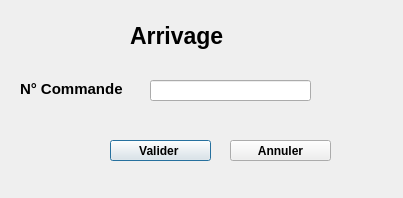
<?xml version="1.0" encoding="UTF-8"?>
<ui version="4.0">
 <class>Dialog</class>
 <widget class="QDialog" name="Dialog">
  <property name="geometry">
   <rect>
    <x>0</x>
    <y>0</y>
    <width>403</width>
    <height>198</height>
   </rect>
  </property>
  <property name="windowTitle">
   <string>Arrivage</string>
  </property>
  <widget class="QLabel" name="NumLa">
   <property name="geometry">
    <rect>
     <x>20</x>
     <y>80</y>
     <width>111</width>
     <height>16</height>
    </rect>
   </property>
   <property name="font">
    <font>
     <weight>75</weight>
     <bold>true</bold>
    </font>
   </property>
   <property name="text">
    <string>&lt;!DOCTYPE HTML PUBLIC &quot;-//W3C//DTD HTML 4.0//EN&quot; &quot;http://www.w3.org/TR/REC-html40/strict.dtd&quot;&gt;
&lt;html&gt;&lt;head&gt;&lt;meta name=&quot;qrichtext&quot; content=&quot;1&quot; /&gt;&lt;style type=&quot;text/css&quot;&gt;
p, li { white-space: pre-wrap; }
&lt;/style&gt;&lt;/head&gt;&lt;body style=&quot; font-family:'MS Shell Dlg 2'; font-size:8.25pt; font-weight:400; font-style:normal;&quot;&gt;
&lt;p style=&quot; margin-top:0px; margin-bottom:0px; margin-left:0px; margin-right:0px; -qt-block-indent:0; text-indent:0px;&quot;&gt;&lt;span style=&quot; font-size:11pt; font-weight:600;&quot;&gt;N° Commande&lt;/span&gt;&lt;/p&gt;&lt;/body&gt;&lt;/html&gt;</string>
   </property>
  </widget>
  <widget class="QLineEdit" name="NumLE">
   <property name="geometry">
    <rect>
     <x>150</x>
     <y>80</y>
     <width>161</width>
     <height>21</height>
    </rect>
   </property>
  </widget>
  <widget class="QPushButton" name="ValpB">
   <property name="geometry">
    <rect>
     <x>110</x>
     <y>140</y>
     <width>101</width>
     <height>21</height>
    </rect>
   </property>
   <property name="font">
    <font>
     <weight>75</weight>
     <bold>true</bold>
    </font>
   </property>
   <property name="text">
    <string>Valider </string>
   </property>
  </widget>
  <widget class="QPushButton" name="AnnpB">
   <property name="geometry">
    <rect>
     <x>230</x>
     <y>140</y>
     <width>101</width>
     <height>21</height>
    </rect>
   </property>
   <property name="font">
    <font>
     <weight>75</weight>
     <bold>true</bold>
    </font>
   </property>
   <property name="text">
    <string>Annuler</string>
   </property>
  </widget>
  <widget class="QLabel" name="ArrL">
   <property name="geometry">
    <rect>
     <x>130</x>
     <y>20</y>
     <width>111</width>
     <height>31</height>
    </rect>
   </property>
   <property name="font">
    <font>
     <pointsize>17</pointsize>
     <weight>75</weight>
     <bold>true</bold>
    </font>
   </property>
   <property name="text">
    <string>Arrivage</string>
   </property>
  </widget>
 </widget>
 <resources/>
 <connections/>
</ui>
